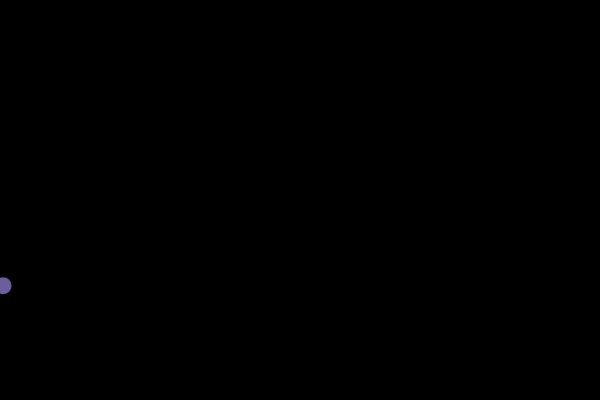
Frame 1 (no input)
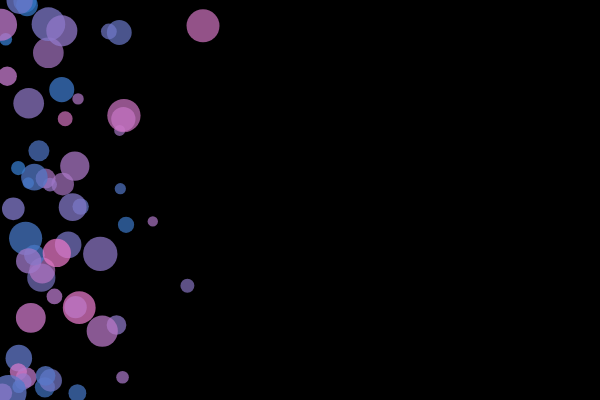
Frame 60 (no input)
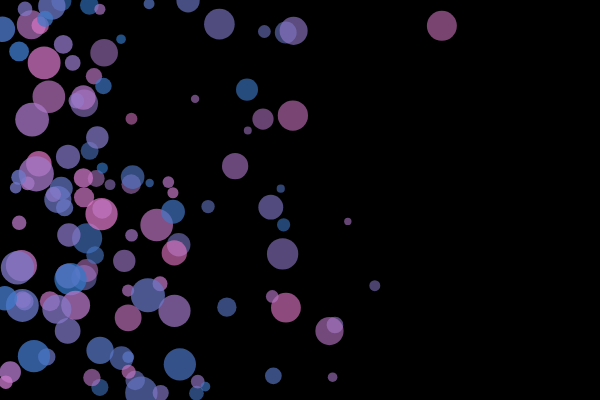
Frame 120 (the mouse pressed at the canvas centre since frame 60)

The p5.js sketch that drew these frames (run headless with seeded random() and noise() and a simulated clock; from frame 60 on, the mouse is pressed at the canvas centre):

// p5.js sketch
// ── sketch.js
// DM2008 — Activity 4b
// Objects in Motion (60 min)

// ============================
// Step 0: Global data
// ============================
let agents = []; // array to hold many objects
const NUM_START = 2; // you can tweak this

function setup() {
  createCanvas(600, 400);
  noStroke();

  // ============================
  // Step 1: Populate the array
  // - Use a loop to create multiple instances
  // - Give each instance some randomized starting values
  // ============================
}

function draw() {
  let x = 0;
  let y = random(height);
  let sz = random(12, 36);
  let speedX = random(0.5, 4);
  let speedY = random(0);
  agents.push(new Agent(x, y, sz, speedX, speedY));
  background(0, 0, 0);
  // ============================
  // Step 2: Loop through the array
  // - Call at least TWO methods on each object
  //   e.g., update() then show()
  // ============================
  for (let i = 0; i < agents.length; i++) {
    agents[i].update(); // change over time
    agents[i].show(); // draw
  }

  // ============================
  // Step 3 (optional but recommended):
  // Removal / lifespan
  // - If your objects can "die", remove them safely.
  // - Use a backward loop to avoid skipping items when splicing.
  // ============================
  for (let i = agents.length - 1; i >= 0; i--) {
    if (agents[i].life <= 0) {
      agents.splice(i, 1);
    }
  }
}

// ============================
// Step 4: Interaction (optional)
// - Add new objects with mouse clicks
// - Toggle behaviors with keys
// ============================
function spawn() {
  let sz = random(16, 40);
  let speedX = random(-2, 2);
  let speedY = random(-2, 2);
  agents.push(new Agent(0, 0, sz, speedX, speedY));
}

function keyPressed() {
  // Example toggles—feel free to customize
  if (key === "C") {
    // clear all agents
    agents = [];
  }
}

// ============================
// Step 5: Define your Class
// - Must have at least 1 property that changes over time
// - Must have at least 1 method besides show()
// - Feel free to add more properties/methods
// ============================
class Agent {
  constructor(x, y, sz, speedX, speedY) {
    // Required properties
    this.x = x;
    this.y = y;
    this.sz = sz;

    // Motion
    this.dx = speedX;
    this.dy = speedY;

    // Style (customize!)
    this.h = random(360);
    this.a = 200;

    // Lifespan (optional)
    this.life = 350;
    // use this if you want fade/shrink/remove behavior
  }

  // Method #1: update — change over time
  update() {
    // Basic movement
    this.x += this.dx;
    this.y += this.dy;

    // Simple screen wrap (A) or bounce (B) — pick one or implement your own:

    // (A) Wrap:
    if (this.x > width) {
      this.x = 0;
    }
    if (this.x < 0) {
      this.x = width;
    }
    if (this.y > height) {
      this.y = 0;
    }
    if (this.y < 0) {
      this.y = height;
    }

    // (B) Bounce (comment Wrap out if you use Bounce):
    // if (this.x < 0 || this.x > width) {
    //   this.dx *= -1;
    // }
    // if (this.y < 0 || this.y > height) {
    //   this.dy *= -1;
    // }

    // Example of property changing over time:
    // subtle size pulse
    // this.sz += sin(frameCount * 0.05) * 0.2;

    // Or use a lifespan:
    this.life -= 0.5; // fade over time
    this.sz -= 0.05;
    this.a -= 0.5; // shrink slowly
  }

  // Method #2: show — draw the object
  show() {
    // If you use HSB, set colorMode(HSB) in setup()
    // colorMode(HSB, 360, 100, 100, 255);
    // fill(this.h, 70, 90, this.a);

    // Using RGB to keep it simple
    fill(50 + (this.h % 200), 120, 200, this.a);
    ellipse(this.x, this.y, this.sz);
  }
}

/* ============================
   TODO ideas (pick at least one):
   - Add a second method besides show(), e.g., bounce(), shrink(), changeColor()
   - Make one property evolve over time (size, hue, alpha, speed)
   - Add a key or mouse interaction that changes *all* agents (loop over array)
   - Implement removal: shrink agents and splice them when too small
============================= */
